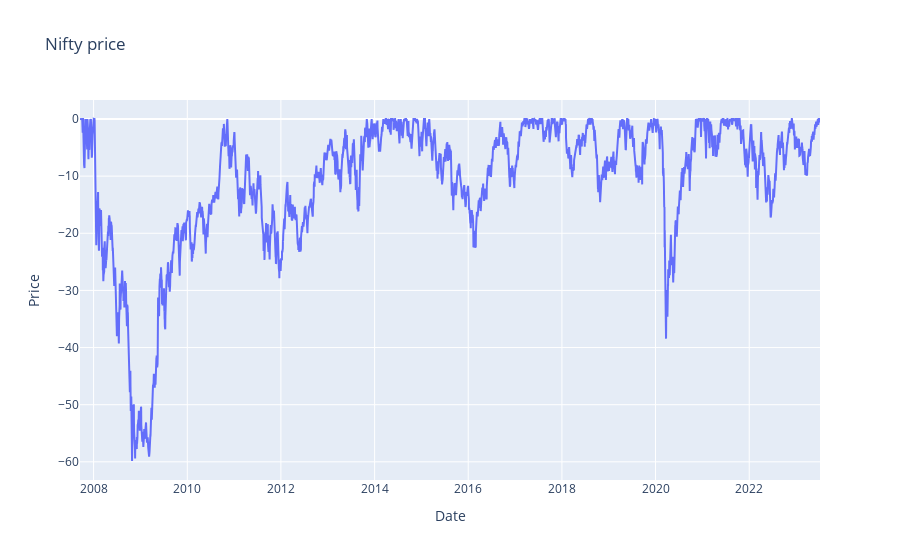

The code cell stored with this chart in its notebook:
### Markdown cell above
## line plot

### Code cell
#   trace
trace = go.Scatter(
    x = nifty.index,
    y = nifty['drawdown'],
    mode = 'lines',
    name = 'Line'
)
layout = go.Layout(
    title = 'Nifty price',
    xaxis = dict(title = 'Date'),
    yaxis = dict(title = 'Price')
)
# fig object by passing both
fig = go.Figure(data=[trace], layout= layout)
fig.show()

### Figure 1 — Plotly figure (JSON) as saved in the notebook; plotly's stock layout.template omitted (floating-point values rounded to 4 significant figures; data arrays with more than 128 entries replaced by an {"elided": "..."} marker saying what was removed)
{"data": [{"mode": "lines", "name": "Line", "type": "scatter", "x": {"elided": "3874 str values"}, "y": {"elided": "3874 float values"}}], "layout": {"title": {"text": "Nifty price"}, "xaxis": {"title": {"text": "Date"}}, "yaxis": {"title": {"text": "Price"}}}}
